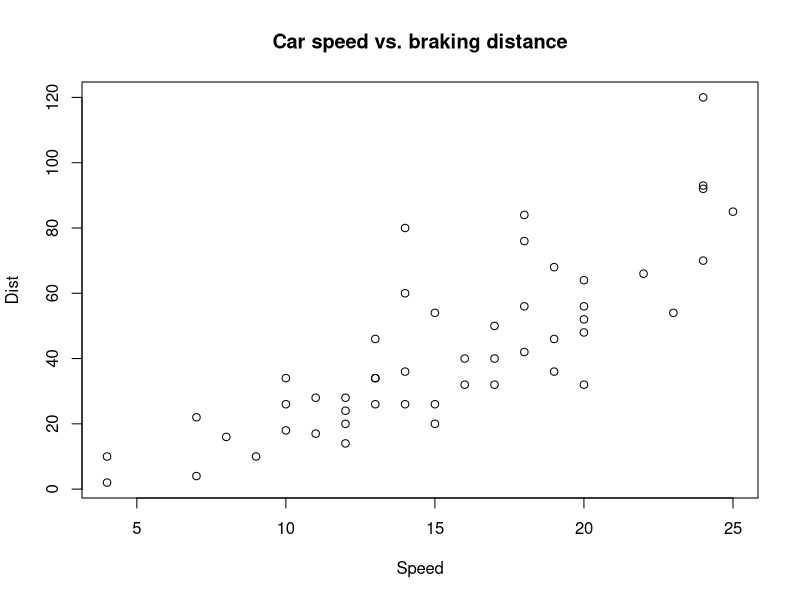
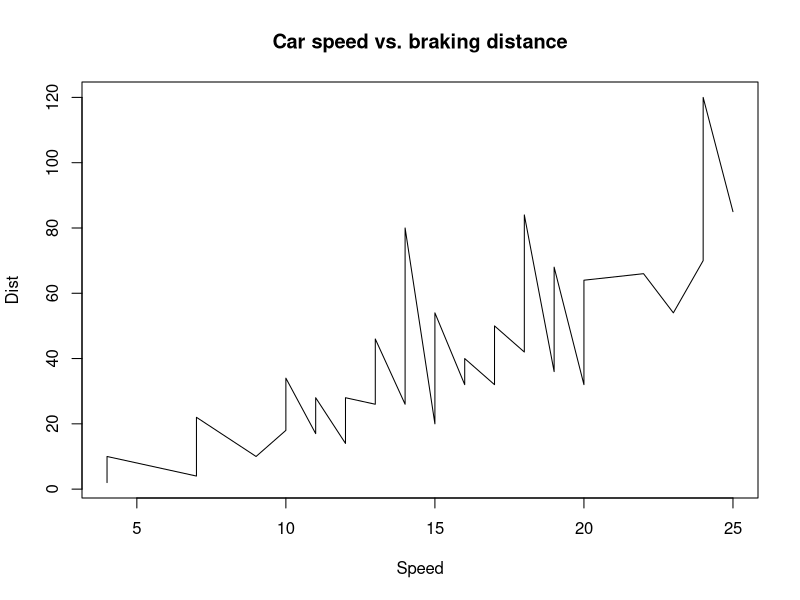
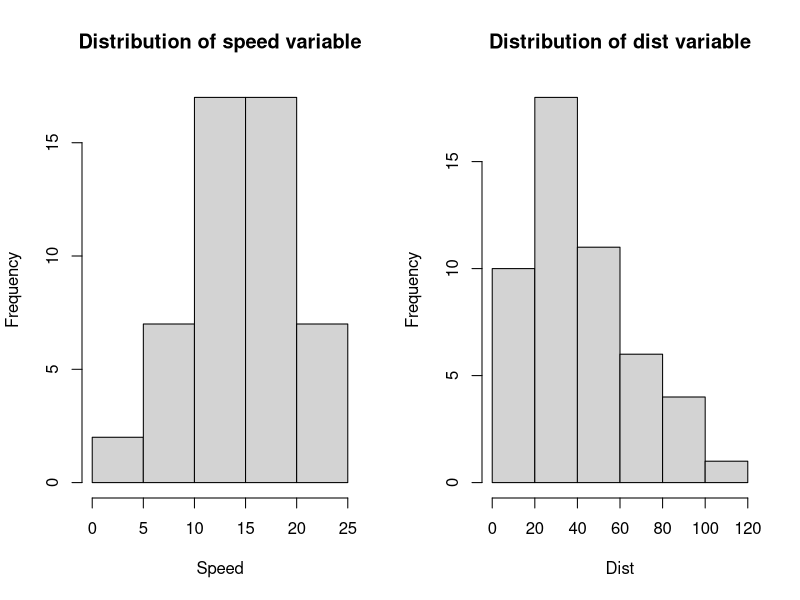
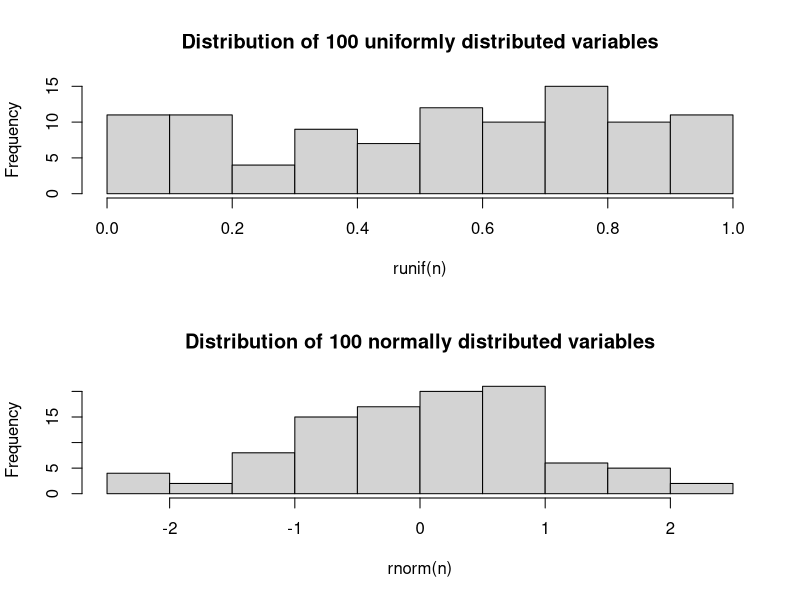
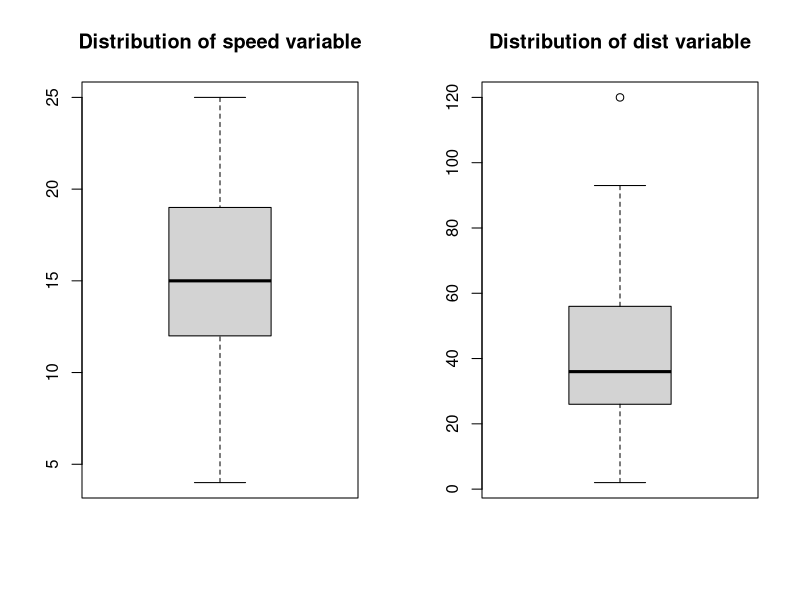
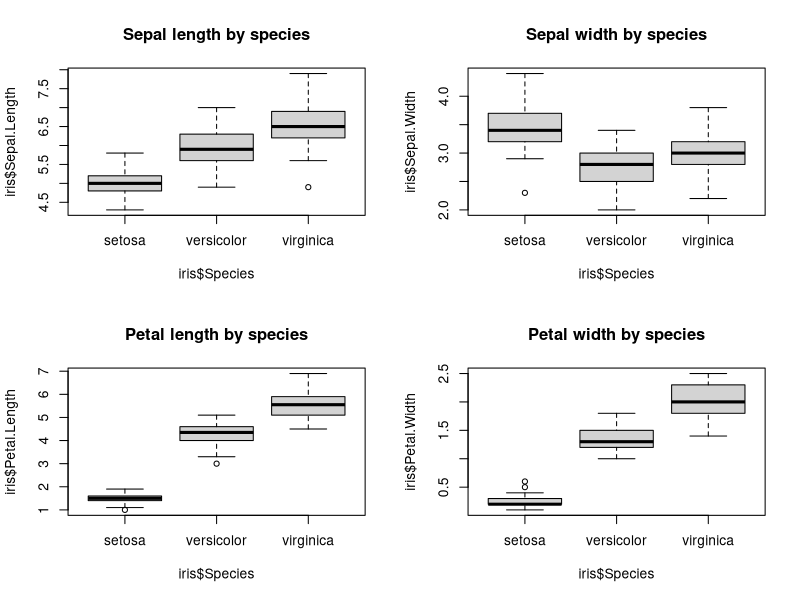
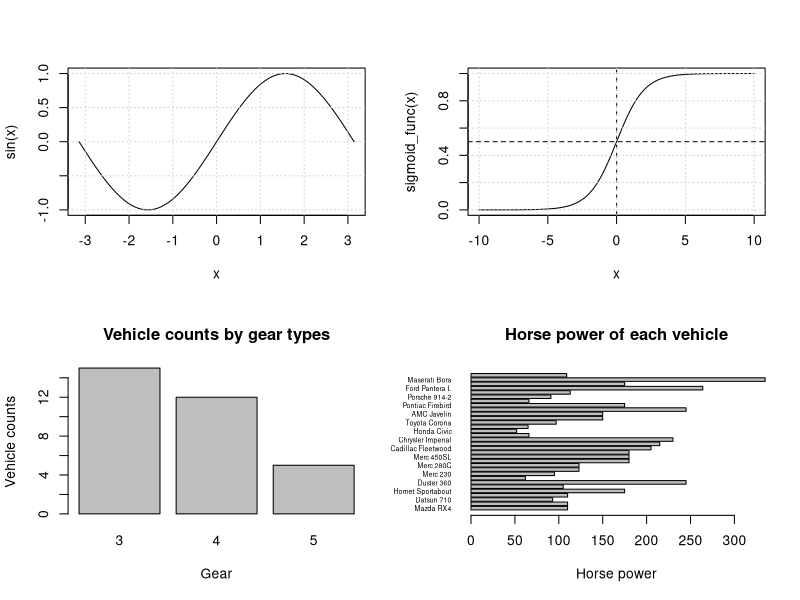
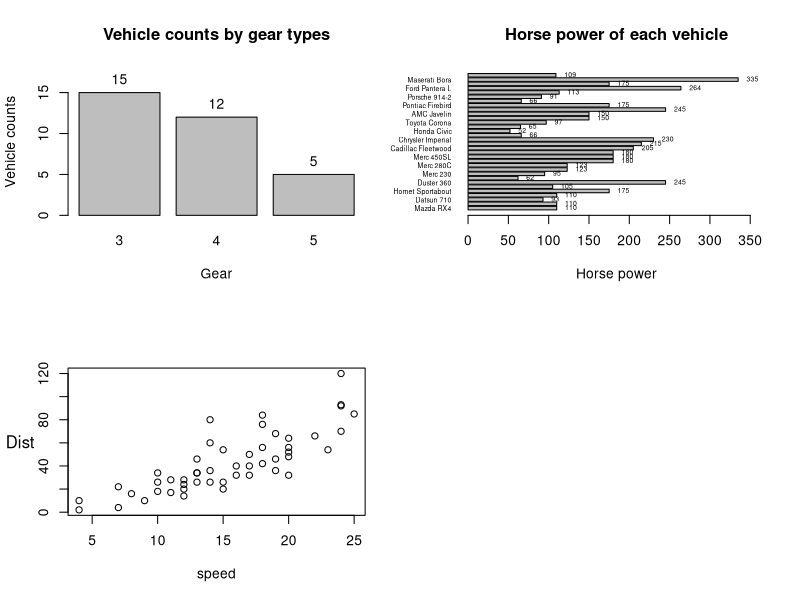

Recreate these plots in R, in order.
## ---- chunk 1
knitr::opts_chunk$set(echo = TRUE, results = 'hide', warning = FALSE)
## ---- chunk 2
cars
iris
mtcars

?cars #help(cars)
?iris #help(iris)
?mtcars #help(mtcars)
## ---- chunk 3
head(cars)
tail(cars)
dim(cars)
nrow(cars)
ncol(cars)
summary(cars)
str(cars)
## ---- chunk 4
plot(cars$speed, cars$dist, main = "Car speed vs. braking distance", xlab = "Speed", ylab = "Dist")
## ---- chunk 5
plot(cars$speed, cars$dist, type = "l", main = "Car speed vs. braking distance", xlab = "Speed", ylab = "Dist")
## ---- chunk 6
par(mfrow = c(1, 2)) # 建立一個 1x2 的網格畫布
hist(cars$speed, main = "Distribution of speed variable", xlab = "Speed")
hist(cars$dist, main = "Distribution of dist variable", xlab = "Dist")
## ---- chunk 7
n <- 100
par(mfrow = c(2, 1)) # 建立一個 2x1 的網格畫布
hist(runif(n), main = paste("Distribution of", n, "uniformly distributed variables")) # 試著增加隨機數的個數 n
hist(rnorm(n), main = paste("Distribution of", n, "normally distributed variables")) # 試著增加隨機數的個數 n
## ---- chunk 8
par(mfrow = c(1, 2))
boxplot(cars$speed, main = "Distribution of speed variable")
boxplot(cars$dist, main = "Distribution of dist variable")
## ---- chunk 9
str(iris)
par(mfrow = c(2, 2))
boxplot(iris$Sepal.Length ~ iris$Species, main = "Sepal length by species")
boxplot(iris$Sepal.Width ~ iris$Species, main = "Sepal width by species")
boxplot(iris$Petal.Length ~ iris$Species, main = "Petal length by species")
boxplot(iris$Petal.Width ~ iris$Species, main = "Petal width by species")
## ---- chunk 10
curve(sin, from = -pi, to = pi)
grid()
## ---- chunk 11
sigmoid_func <- function(x){
  return(1 / (1 + exp(-x)))
}
curve(sigmoid_func, from = -10, to = 10)
abline(h = 0.5, lty = 2)
abline(v = 0, lty = 2)
grid()
## ---- chunk 12
tbl_gear <- table(mtcars$gear)
barplot(tbl_gear, main = "Vehicle counts by gear types", xlab = "Gear", ylab = "Vehicle counts")
## ---- chunk 13
vehicle_names <- row.names(mtcars)
barplot(mtcars$hp, names = vehicle_names, main = "Horse power of each vehicle", xlab = "Horse power", horiz = TRUE, las = 1, cex.names = 0.5)
## ---- chunk 14
y_lim <- c(0, 1.2 * max(table(mtcars$gear)))
bar_plt <- barplot(table(mtcars$gear), main = "Vehicle counts by gear types", xlab = "Gear", ylab = "Vehicle counts", ylim = y_lim)
text(x = bar_plt, y = table(mtcars$gear), label = table(mtcars$gear), pos = 3)
## ---- chunk 15
vehicle_names <- row.names(mtcars)
x_lim <- c(0, 1.1 * max(mtcars$hp))
bar_plt <- barplot(mtcars$hp, names = vehicle_names, main = "Horse power of each vehicle", xlab = "Horse power", horiz = TRUE, las = 1, cex.names = 0.5, xlim = x_lim)
text(x = mtcars$hp, y = bar_plt, label = mtcars$hp, pos = 4, cex = 0.5)
## ---- chunk 16
?mtext
plot(cars, ylab = "")
mtext("Dist", side = 2, las = 1, line = 2)
#mtext("Dist", side = 2, las = 1, at = max(cars$dist) * 1.2)
